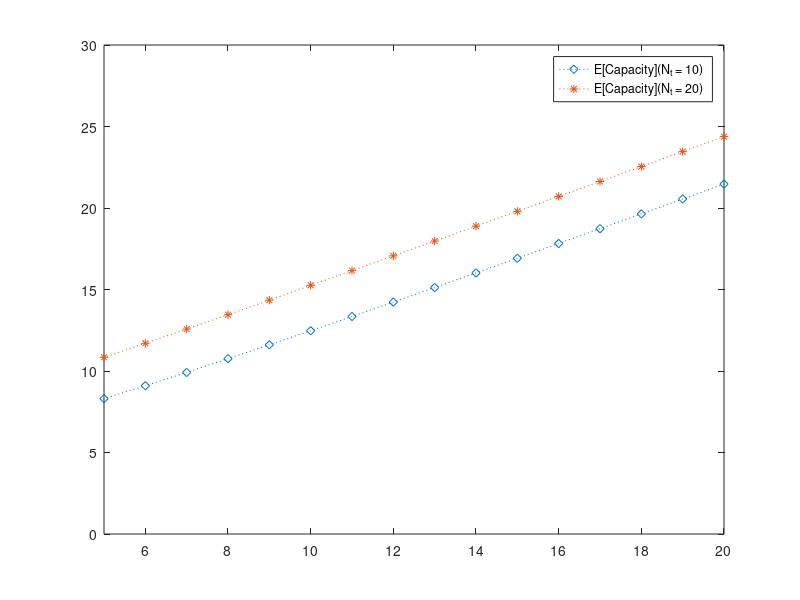

Source code (MATLAB):
clc;clear;close all;

%Parameters
N_t = 10; %transmit antennas
N_r = 4; %receive antennas
SNR_dB = (1:1:20); %signal to noise ratio
SNR = 10.^(SNR_dB/10); % Absolute Value of SNR
I_N_R = eye(N_r); %identity of N_r x N_r matrix
iterations = 1000;
Capacity = zeros(1,20);

for j = 1:iterations
    H = randn(N_r,N_t) + 1i*randn(N_r,N_t); % channel gains
    H_H = H*ctranspose(H);


    %Water filling algorithm for power allocation
    for  i = 1:length(SNR_dB)
         P_t = 10.^(SNR_dB(i)/10);   % Assuming noise power to be equal to 1
         [U, S, V] = svd(H_H);
         C_k = diag(S); % channel state information given by |h_k|/noise power^2
         g_lambda_mu = 1e4; %number of points to compute lagrangian dual function
         mu = linspace(0.7,0.698,g_lambda_mu);
         allocated_power = max(1./mu-(1./C_k), 0); %x^+ = max(x,0)

         %Lagrangian function
         g_mu = sum(log(1+(allocated_power.*(repmat(C_k,[1,g_lambda_mu]))))) - mu.*((sum(allocated_power))-P_t);
         [min_g_mu, Ind] = find(g_mu == min(g_mu));
         optimal_mu = mu(Ind);
         optimal_power = max(1./optimal_mu - 1./C_k, 0);
         Q_opt = diag(optimal_power);
         Capacity(i) = Capacity(i) + log(real(det(I_N_R + (P_t/N_t)*Q_opt*H_H)));
    end
end

Capacity = Capacity/iterations;

plot(SNR_dB,Capacity,':d');
ylim([0 30]), xlim([5 20])

hold on


N_t = 20; %transmit antennas

Capacity = zeros(1,20);

for j = 1:iterations
    H = randn(N_r,N_t) + 1i*randn(N_r,N_t); % channel gains
    H_H = H*ctranspose(H);

    %Water filling algorithm for power allocation
    for  i = 1:length(SNR_dB)
         P_t = 10^(SNR_dB(i)/10);   % Assuming noise power to be equal to 1
         [U, S, V] = svd(H_H);
         C_k = diag(S); % channel state information given by |h_k|/noise power^2
         g_lambda_mu = 1e4; %number of points to compute lagrangian dual function
         mu = linspace(0.4,0.398,g_lambda_mu);
         allocated_power = max(1./mu-(1./C_k), 0); %x^+ = max(x,0)

         %Lagrangian function
         g_mu = sum(log(1+(allocated_power.*(repmat(C_k,[1,g_lambda_mu]))))) - mu.*((sum(allocated_power))-P_t);
         [min_g_mu, Ind] = find(g_mu == min(g_mu));
         optimal_mu = mu(Ind);
         optimal_power = max(1./optimal_mu - 1./C_k, 0);
         Q_opt = diag(optimal_power);
         Capacity(i) = Capacity(i) + log(real(det(I_N_R + (P_t/N_t)*Q_opt*H_H)));
    end
end

Capacity = Capacity/iterations;

plot(SNR_dB,Capacity,':*');
ylim([0 30]), xlim([5 20])

legend('E[Capacity](N_t = 10)','E[Capacity](N_t = 20)', Location='best')


